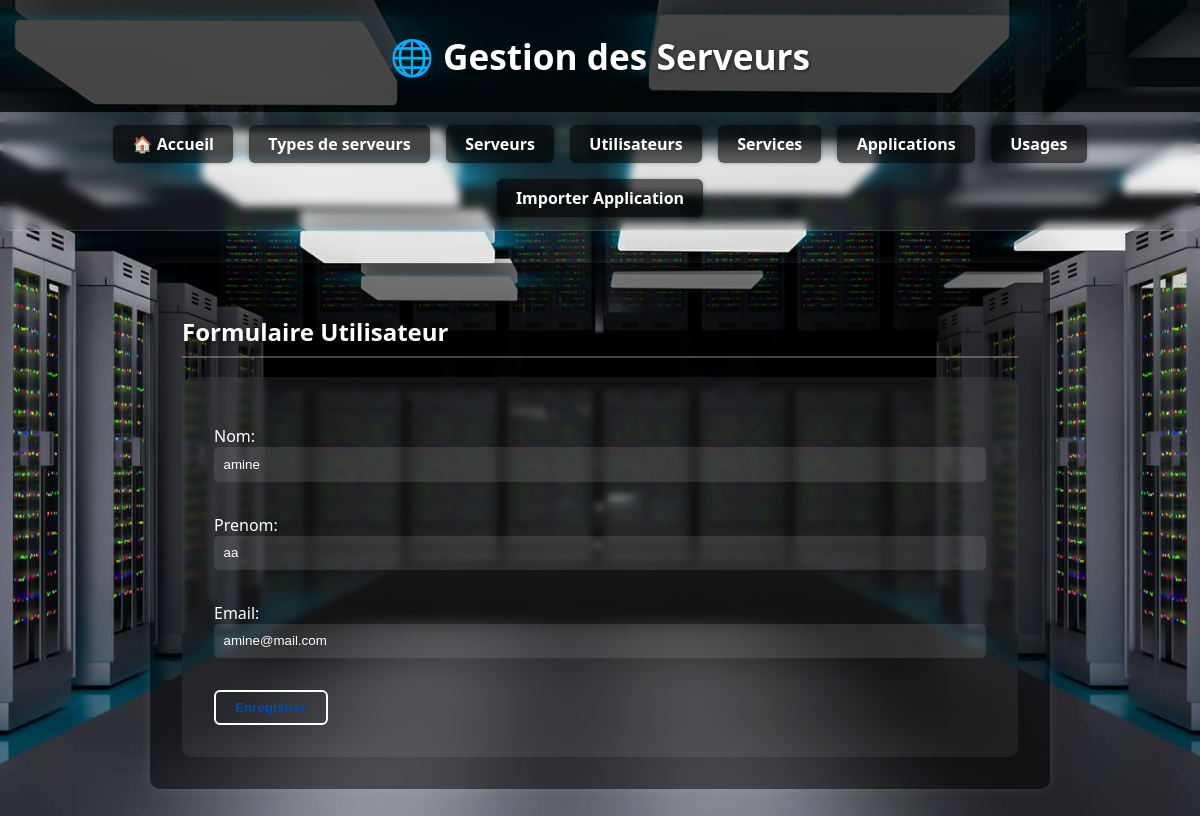
/utilisateurs/modifier/3/, run on the app's committed database.
### gestion/models/utilisateur.py (models this page shows, shortened)
class Utilisateur(models.Model):
    nom = models.CharField(max_length=100)
    prenom = models.CharField(max_length=100)
    email = models.EmailField(unique=True)

### gestion/views.py (the view)
# urls.py: path('utilisateurs/modifier/<int:id>/', views.modifier_utilisateur, name='modifier_utilisateur'),
def modifier_utilisateur(request, id):
    utilisateur = get_object_or_404(Utilisateur, id=id)
    form = UtilisateurForm(request.POST or None, instance=utilisateur)
    if form.is_valid():
        form.save()
        return redirect('liste_utilisateur')
    return render(request, 'gestion/utilisateur/form.html', {'form': form})

### gestion/forms.py
class UtilisateurForm(forms.ModelForm):
    class Meta:
        model = Utilisateur
        fields = '__all__'

### gestion/templates/gestion/utilisateur/form.html (shortened to what this page needs)
{% extends 'gestion/base.html' %}
{% block content %}
<h2>Formulaire Utilisateur</h2>
<form method="post">
    {{ form.as_p }}
    <button type="submit" style="color:rgb(0, 75, 180)">Enregistrer</button>
</form>
{% endblock %}

### static/css/style.css (style rules this page uses)
* { box-sizing: border-box; }
body { margin: 0; padding: 0; font-family: 'Segoe UI', sans-serif; background: url("/static/images/background.jpg") no-repeat center center fixed; background-size: cover; color: #ffffff; }
h2 { color: #ffffff; border-bottom: 2px solid #ffffff44; padding-bottom: 0.5rem; }
button, .btn-ajouter, .btn-action { background-color: transparent; border: 2px solid #ffffff; color: #ffffff; padding: 0.5rem 1.2rem; font-weight: bold; border-radius: 6px; text-decoration: none; display: inline-block; cursor: pointer; transition: background-color 0.3s, color 0.3s; }
form { background-color: rgba(255, 255, 255, 0.07); padding: 2rem; border-radius: 10px; backdrop-filter: blur(3px); }
form input, form select, form textarea { width: 100%; padding: 0.6rem; margin-bottom: 1rem; border-radius: 5px; border: none; background-color: rgba(255, 255, 255, 0.1); color: #ffffff; }
form input::placeholder { color: #cccccc; }

### data on the page
Utilisateur: nom "amine", prenom "aa", email "amine@mail.com"
